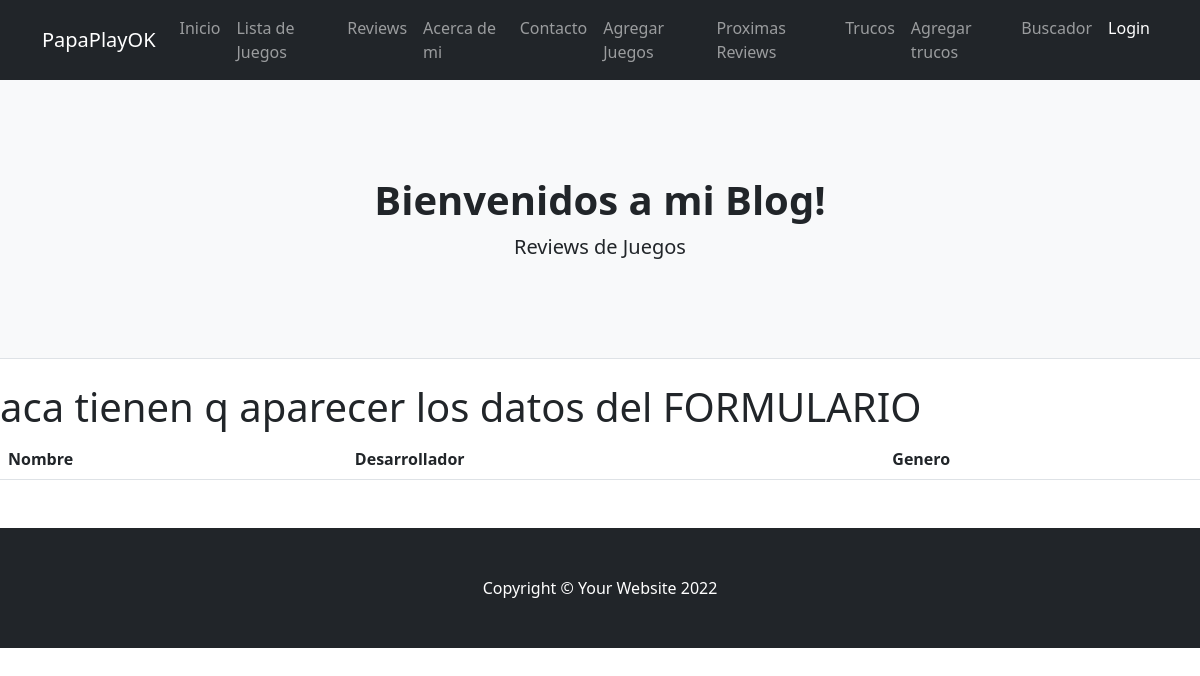
/appjuegos/proximasreviews, run on an earlier commit of the app's database.
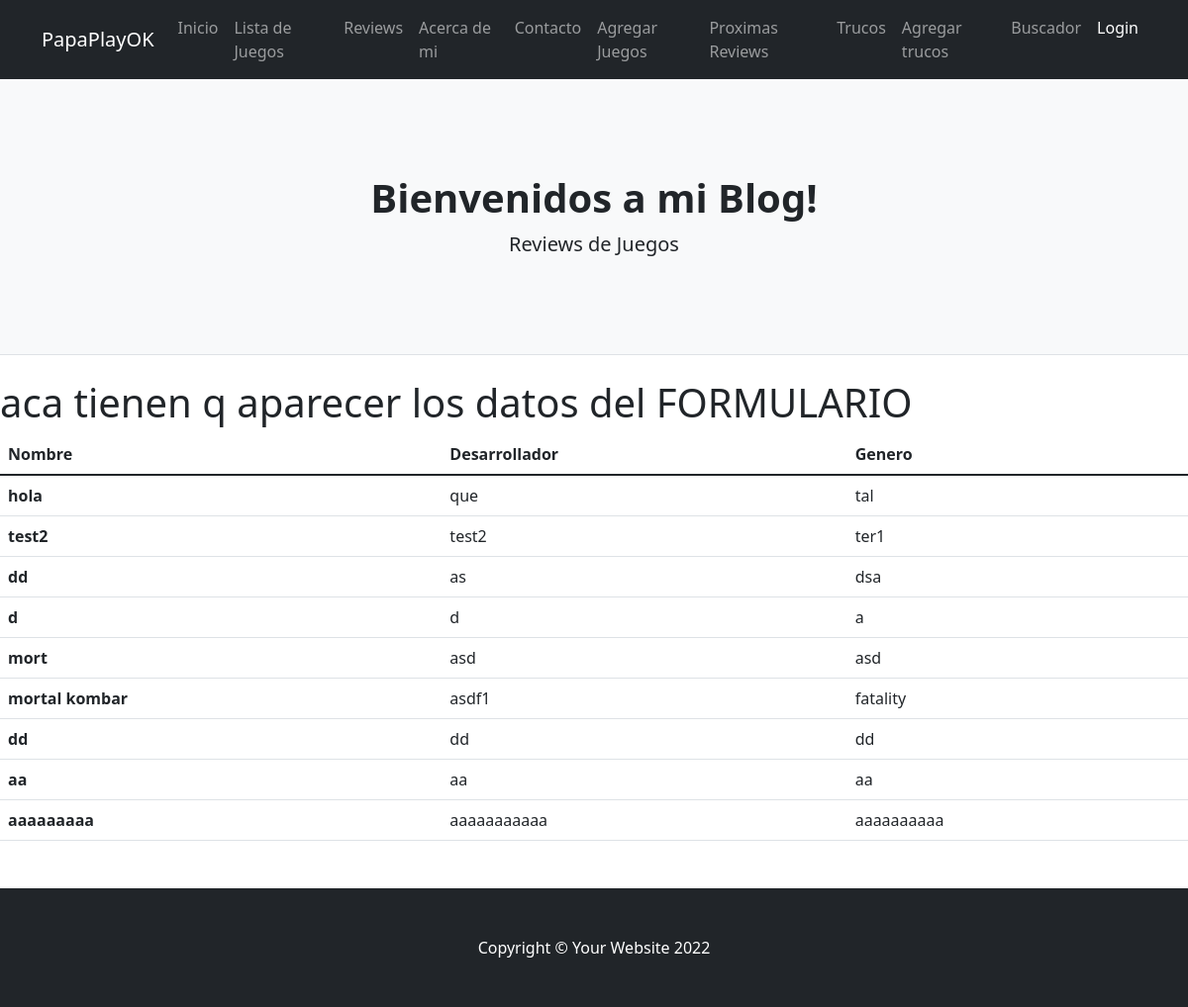
And on a later commit of the database.
### AppJuegos/models.py (models this page shows)
class Altajuego(models.Model):
    nombre=models.CharField(max_length=40)
    desarrollador=models.CharField(max_length=40)
    genero=models.CharField(max_length=40)

### AppJuegos/views.py (the view)
# urls.py: path("proximasreviews",views.altajuego,name="proximasreviews"),
def altajuego(request):
    altajuego=Altajuego.objects.all()
    dicc={"altajuego":altajuego}
    plantilla = loader.get_template("proximasreviews.html")
    documento=plantilla.render(dicc)
    return HttpResponse(documento)

### AppJuegos/template/proximasreviews.html
{% extends "padre.html" %}
{%load static%}
{% block contenido %}
         <h1>aca tienen q aparecer los datos del FORMULARIO</h1>
         <main>
            <table class="table">
                <thead>
                  <tr>
                    <th scope="col">Nombre</th>
                    <th scope="col">Desarrollador</th>
                    <th scope="col">Genero</th>
                  </tr>
                </thead>
                <tbody>
                  {% for n in altajuego %}
                  <tr>
                    <th scope="row">{{n.nombre}}</th>
                    <td>{{n.desarrollador}}</td>
                    <td>{{n.genero}}</td>
                  </tr>
                  {%endfor%}
                </tbody>
              </table>
         </main>
{%endblock%}

What changed in the data, as far as the page shows it:
added Altajuego: nombre "hola", desarrollador "que", genero "tal"
added Altajuego: nombre "test2", desarrollador "test2", genero "ter1"
added Altajuego: nombre "dd", desarrollador "as", genero "dsa"
added Altajuego: nombre "d", desarrollador "d", genero "a"
added Altajuego: nombre "mort", desarrollador "asd", genero "asd"
added Altajuego: nombre "mortal kombar", desarrollador "asdf1", genero "fatality"
added Altajuego: nombre "dd", desarrollador "dd", genero "dd"
added Altajuego: nombre "aa", desarrollador "aa", genero "aa"
added Altajuego: nombre "aaaaaaaaa", desarrollador "aaaaaaaaaaa", genero "aaaaaaaaaa"
